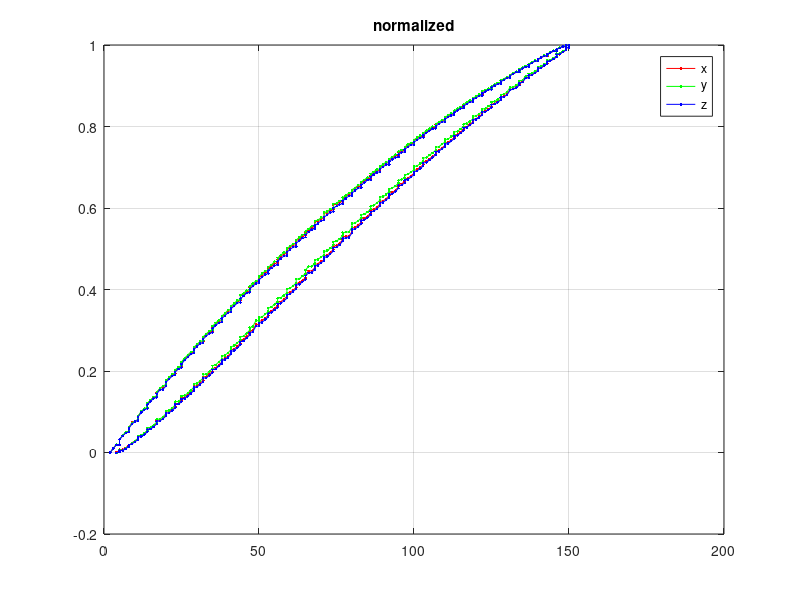
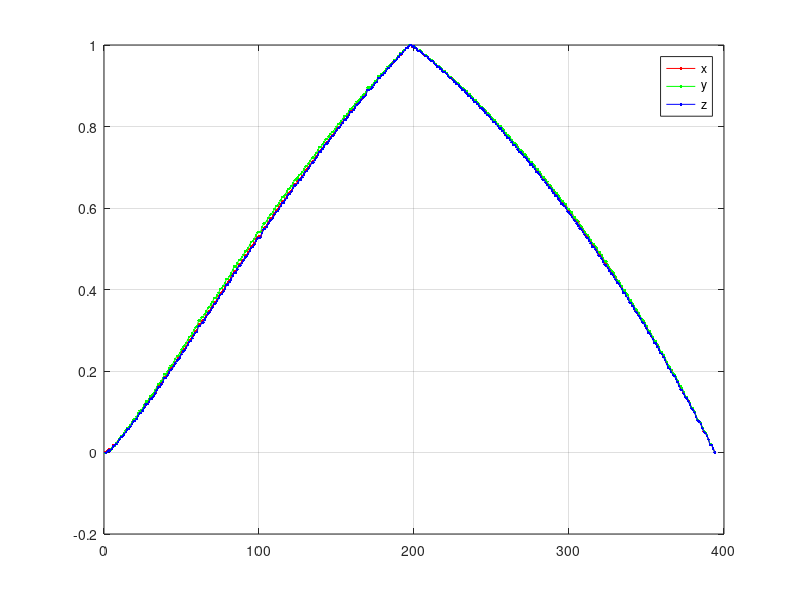

Write MATLAB code to recreate these figures, in order.
close all
% SG=load('data.txt')
load SG_data.mat
for k=1:3
    SG(:,k)=SG(:,k)-SG(end,k);
end
SG=SG(3:end,:);
V=V(3:end,:);
sgx=SG(:,1);
sgx=sgx./max(sgx);
sgy=SG(:,2);

sgy=sgy./max(sgy);
sgz=SG(:,3);

sgz=sgz./max(sgz);

figure(1)
clf

plot(V,sgx,'r.-')
hold on
plot(V,sgy,'g.-')
plot(V,sgz,'b.-')
legend('x','y','z')
grid on
title('normalized')
figure(2)
plot(sgx,'r.-')
hold on
plot(sgy,'g.-')
plot(sgz,'b.-')
grid on
legend('x','y','z')